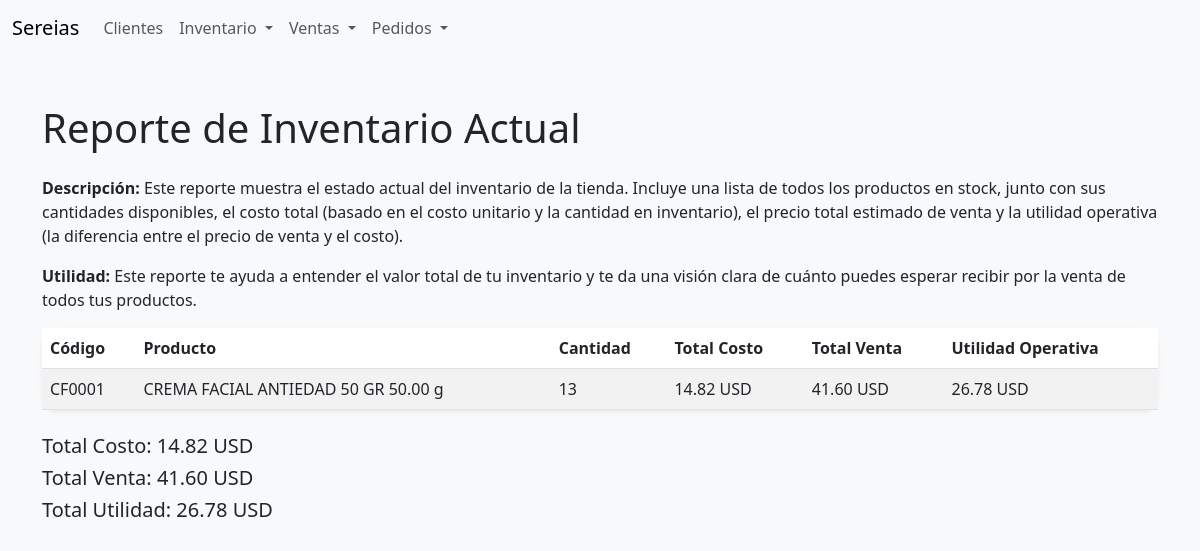
/inventario/reporte/inventario/, run on an earlier commit of the app's database.
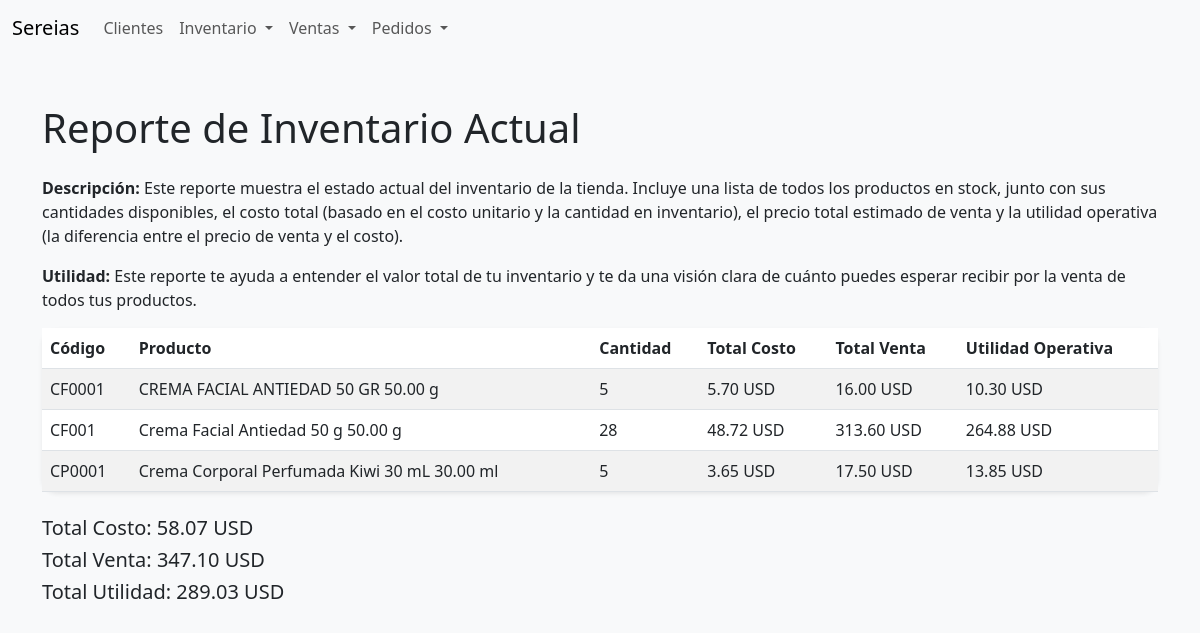
And on a later commit of the database.
### inventory/models.py (models this page shows, shortened)
class Producto(models.Model):
    UNIDADES = [
        ('g', 'Gramos'),
        ('ml', 'Mililitros'),
        ('unidad', 'Unidades'),
    ]
    CATEGORIAS = [
        ('Jabón Líquido', 'Jabón Líquido'),
        ('Jabón Sólido', 'Jabón Sólido'),
        ('Exfoliante', 'Exfoliante'),
        ('Body Lotion', 'Body Lotion'),
        ('Chapstick', 'Chapstick'),
        ('Crema Facial', 'Crema Facial'),
        ('Manteca Corporal', 'Manteca Corporal'),
        ('Toallas', 'Toallas'),
        ('Especiarías', 'Especiarías'),
        ('Suculentas', 'Suculentas'),
        ('Velas', 'Velas'),
        ('Hinode-Otros', 'Hinode-Otros'),
    ]
    codigo = models.CharField(max_length=20, unique=True)
    categoria = models.CharField(max_length=50, choices=CATEGORIAS)
    nombre = models.CharField(max_length=100)
    presentacion = models.DecimalField(max_digits=10, decimal_places=2)
    unidad = models.CharField(max_length=10, choices=UNIDADES)
    cantidad = models.PositiveIntegerField()
    costo_unitario = models.DecimalField(max_digits=10, decimal_places=2)
    total_costo = models.DecimalField(max_digits=10, decimal_places=2, editable=False)
    precio_unitario = models.DecimalField(max_digits=10, decimal_places=2)
    total_precio = models.DecimalField(max_digits=10, decimal_places=2, editable=False)
    utilidad_operativa = models.DecimalField(max_digits=10, decimal_places=2, editable=False)
    utilidad_unitaria = models.DecimalField(max_digits=10, decimal_places=2, editable=False)
    rentabilidad = models.DecimalField(max_digits=5, decimal_places=2, editable=False)

### inventory/views.py (the view)
# urls.py: path('reporte/inventario/', views.reporte_inventario, name='reporte_inventario'),
def reporte_inventario(request):
    productos = Producto.objects.all()
    total_costo = sum(producto.total_costo for producto in productos)
    total_venta = sum(producto.total_precio for producto in productos)
    total_utilidad = sum(producto.utilidad_operativa for producto in productos)
    context = {
        'productos': productos,
        'total_costo': total_costo,
        'total_venta': total_venta,
        'total_utilidad': total_utilidad,
    }
    return render(request, 'inventory/reporte_inventario.html', context)

### inventory/templates/inventory/reporte_inventario.html (shortened to what this page needs)
{% extends 'inventory/base.html' %}
{% block content %}
<h1 class="mb-4">Reporte de Inventario Actual</h1>
<p><strong>Descripción:</strong> Este reporte muestra el estado actual del inventario de la tienda. Incluye una lista de todos los productos en stock, junto con sus cantidades disponibles, el costo total (basado en el costo unitario y la cantidad en inventario), el precio total estimado de venta y la utilidad operativa (la diferencia entre el precio de venta y el costo).</p>
<p><strong>Utilidad:</strong> Este reporte te ayuda a entender el valor total de tu inventario y te da una visión clara de cuánto puedes esperar recibir por la venta de todos tus productos.</p>
<table class="table table-striped shadow-sm rounded-border">
    <thead>
        <tr>
            <th>Código</th>
            <th>Producto</th>
            <th>Cantidad</th>
            <th>Total Costo</th>
            <th>Total Venta</th>
            <th>Utilidad Operativa</th>
        </tr>
    </thead>
    <tbody>
        {% for producto in productos %}
        <tr>
            <td>{{ producto.codigo }}</td>
            <td>{{ producto.nombre }} {{producto.presentacion}} {{producto.unidad}}</td>
            <td>{{ producto.cantidad }}</td>
            <td>{{ producto.total_costo }} USD</td>
            <td>{{ producto.total_precio }} USD</td>
            <td>{{ producto.utilidad_operativa }} USD</td>
        </tr>
        {% empty %}
        <tr>
            <td colspan="6" class="text-center">No hay productos en el inventario.</td>
        </tr>
        {% endfor %}
    </tbody>
</table>
<div class="mt-4">
    <h5>Total Costo: {{ total_costo }} USD</h5>
    <h5>Total Venta: {{ total_venta }} USD</h5>
    <h5>Total Utilidad: {{ total_utilidad }} USD</h5>
</div>
{% endblock %}

What changed in the data, as far as the page shows it:
changed Producto "CF0001": cantidad "13" → "5"; total_costo "14.82" → "5.70"; total_precio "41.60" → "16.00"; utilidad_operativa "26.78" → "10.30"
added Producto: codigo "CF001", nombre "Crema Facial Antiedad 50 g", presentacion "50.00", unidad "g", cantidad "28", total_costo "48.72", total_precio "313.60", utilidad_operativa "264.88"
added Producto: codigo "CP0001", nombre "Crema Corporal Perfumada Kiwi 30 mL", presentacion "30.00", unidad "ml", cantidad "5", total_costo "3.65", total_precio "17.50", utilidad_operativa "13.85"
Also different on the page:
{{ total_costo }}: "14.82" → "58.07"
{{ total_venta }}: "41.60" → "347.10"
{{ total_utilidad }}: "26.78" → "289.03"
